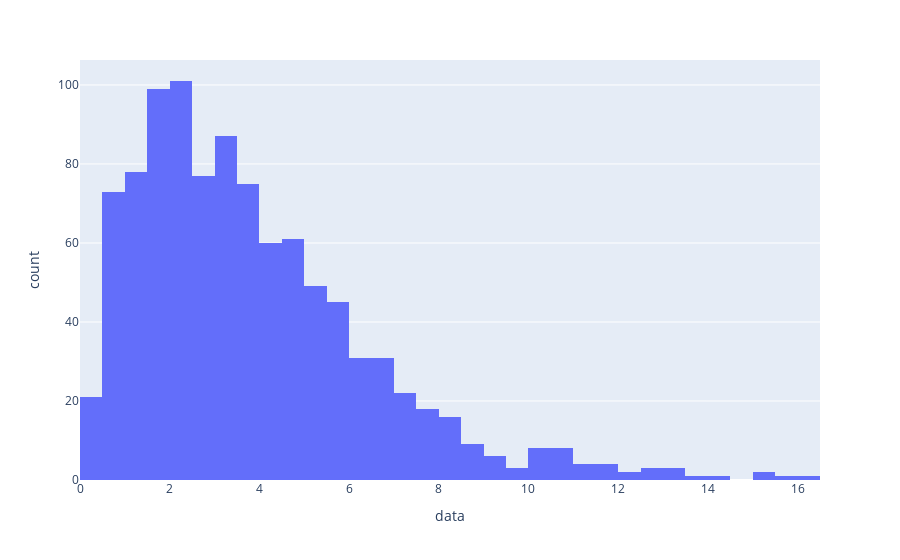
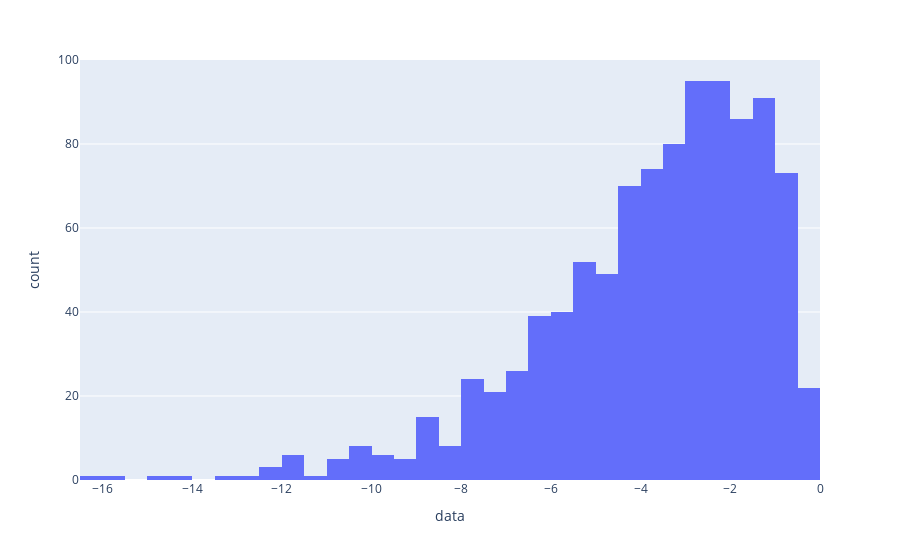

These figures' notebook cell, in order:
### Markdown cell above
### "Post-lecture" HW [*submission along with "Pre-lecture" HW is due prior to next TUT*]

#### 5. Start a new ChatBot session to explore the general relationship between the *mean* and *median* and "right" and "left" skewness (and why this is); what the following code does and how it works; and then explain (in your own words) the relationship between the *mean* and *median* and "right" and "left" skewness and what causes this, using and extending the code to demonstrate your explanation through a sequence of notebook cells.<br>

```python
from scipy import stats
import pandas as pd
import numpy as np
  
sample1 = stats.gamma(a=2,scale=2).rvs(size=1000)
fig1 = px.histogram(pd.DataFrame({'data': sample1}), x="data")
# USE `fig1.show(renderer="png")` FOR ALL GitHub and MarkUs SUBMISSIONS

sample1.mean()
np.quantile(sample1, [0.5]) # median

sample2 = -stats.gamma(a=2,scale=2).rvs(size=1000)
```

<details class="details-example"><summary style="color:blue"><u>Further Guidance</u></summary>
    
> You could start this session perhaps something like [this](https://github.com/pointOfive/stat130chat130/blob/main/CHATLOG/wk3/GPT/SLS/00003_GPT3p5_meanVmedian.md)?
> 
> _Don't forget to ask for summaries of your ChatBot session(s) and paste these into your homework notebook (including link(s) to chat log histories if you're using ChatGPT)..._

</details>

### Code cell
#I added code chat gpt told me to put to show "right" and "left" skew

from scipy import stats
import pandas as pd
import numpy as np
  
sample1 = stats.gamma(a=2,scale=2).rvs(size=1000)
fig1 = px.histogram(pd.DataFrame({'data': sample1}), x="data")
# USE `fig1.show(renderer="png")` FOR ALL GitHub and MarkUs SUBMISSIONS

sample1.mean()
np.quantile(sample1, [0.5]) # median

sample2 = -stats.gamma(a=2,scale=2).rvs(size=1000)

mean_sample1 = sample1.mean()
median_sample1 = np.median(sample1)

mean_sample2 = sample2.mean()
median_sample2 = np.median(sample2)

print(f"Sample 1 - Mean: {mean_sample1}, Median: {median_sample1}. Positive Skew (Right)")
fig1 = px.histogram(pd.DataFrame({'data': sample1}), x="data")
fig1.show()

print(f"Sample 2 - Mean: {mean_sample2}, Median: {median_sample2}. Negative Skew (Left)")
fig2 = px.histogram(pd.DataFrame({'data': sample2}), x="data")
fig2.show(renderer="png")

### Figure 1 — Plotly figure (JSON) as saved in the notebook; plotly's stock layout.template omitted (floating-point values rounded to 4 significant figures; data arrays with more than 128 entries replaced by an {"elided": "..."} marker saying what was removed)
{"data": [{"alignmentgroup": "True", "bingroup": "x", "hovertemplate": "data=%{x}<br>count=%{y}<extra></extra>", "legendgroup": "", "marker": {"color": "#636efa", "pattern": {"shape": ""}}, "name": "", "offsetgroup": "", "orientation": "v", "showlegend": false, "type": "histogram", "x": {"elided": "1000 float values"}, "xaxis": "x", "yaxis": "y"}], "layout": {"barmode": "relative", "legend": {"tracegroupgap": 0}, "margin": {"t": 60}, "xaxis": {"anchor": "y", "domain": [0, 1], "title": {"text": "data"}}, "yaxis": {"anchor": "x", "domain": [0, 1], "title": {"text": "count"}}}}

### Figure 2 — Plotly figure (JSON) as saved in the notebook; plotly's stock layout.template omitted (floating-point values rounded to 4 significant figures; data arrays with more than 128 entries replaced by an {"elided": "..."} marker saying what was removed)
{"data": [{"alignmentgroup": "True", "bingroup": "x", "hovertemplate": "data=%{x}<br>count=%{y}<extra></extra>", "legendgroup": "", "marker": {"color": "#636efa", "pattern": {"shape": ""}}, "name": "", "offsetgroup": "", "orientation": "v", "showlegend": false, "type": "histogram", "x": {"elided": "1000 float values"}, "xaxis": "x", "yaxis": "y"}], "layout": {"barmode": "relative", "legend": {"tracegroupgap": 0}, "margin": {"t": 60}, "xaxis": {"anchor": "y", "domain": [0, 1], "title": {"text": "data"}}, "yaxis": {"anchor": "x", "domain": [0, 1], "title": {"text": "count"}}}}
